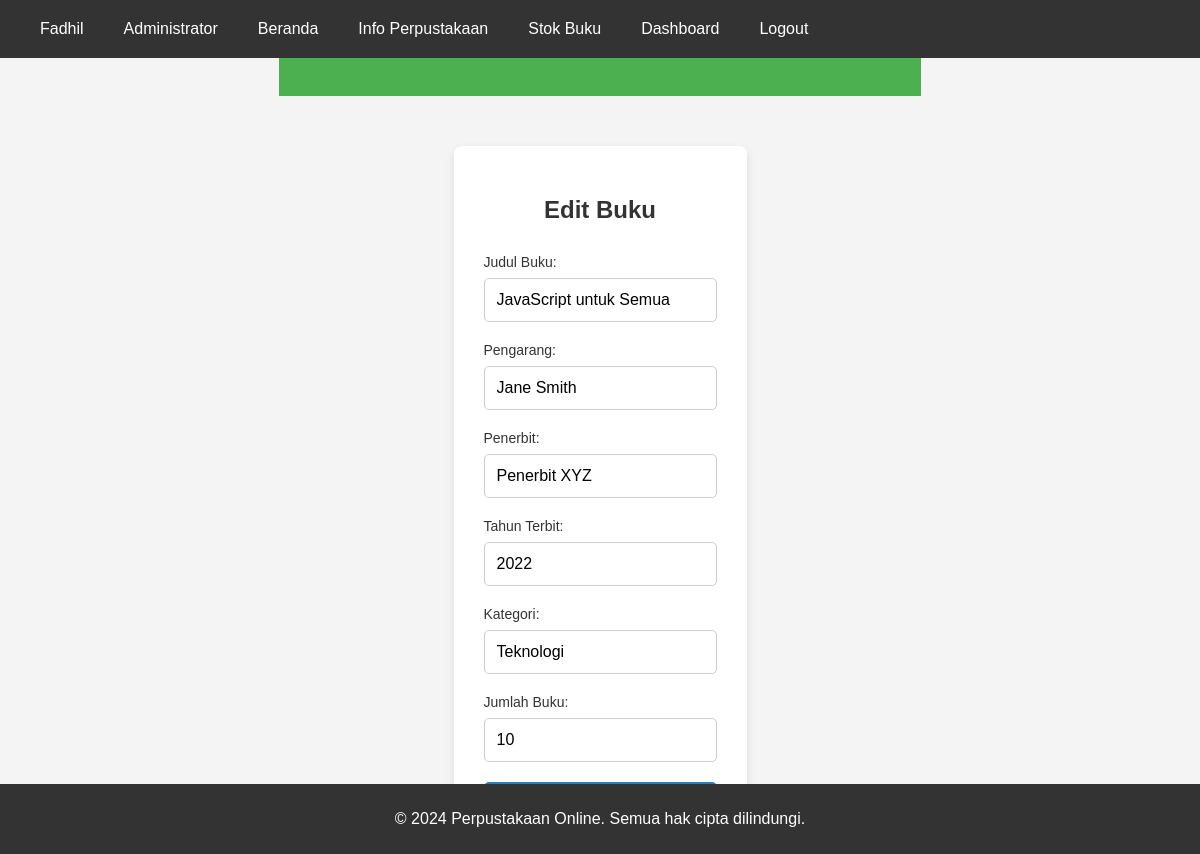
Page /edit_book.php?id_buku=2 (signed in) on the committed database.
### tables this page shows
CREATE TABLE `buku` (
  `id_buku` int(11) NOT NULL,
  `judul` varchar(255) NOT NULL,
  `pengarang` varchar(255) NOT NULL,
  `penerbit` varchar(255) NOT NULL,
  `tahun_terbit` int(4) NOT NULL,
  `kategori` varchar(255) NOT NULL DEFAULT 'Default Kategori',
  `jumlah` int(11) NOT NULL DEFAULT 0
);

### edit_book.php (the view, shortened to what this page needs)
<?php
include 'includes/db.php';
include 'includes/header.php';
if (isset($_GET['id_buku'])) {
    $id_buku = $_GET['id_buku'];
    $sql = "SELECT * FROM buku WHERE id_buku = ?";
    $stmt = $conn->prepare($sql);
    $stmt->bind_param("i", $id_buku);
    $stmt->execute();
    $result = $stmt->get_result();
    if ($result->num_rows > 0) {
        $book = $result->fetch_assoc();
    } else {
        die("Buku tidak ditemukan.");
    }
} else {
    die("ID Buku tidak ditemukan.");
}
?>
<!DOCTYPE html>
<html lang="id">
<head>
    <link rel="stylesheet" href="css/styles.css">
</head>
<body>
    <div class="edit-book">
        <h2>Edit Buku</h2>
        <form method="POST">
            <div class="input-group">
                <label for="judul">Judul Buku:</label>
                <input type="text" name="judul" id="judul" value="<?php echo htmlspecialchars($book['judul']); ?>" required>
            </div>
            <div class="input-group">
                <label for="pengarang">Pengarang:</label>
                <input type="text" name="pengarang" id="pengarang" value="<?php echo htmlspecialchars($book['pengarang']); ?>" required>
            </div>
            <div class="input-group">
                <label for="penerbit">Penerbit:</label>
                <input type="text" name="penerbit" id="penerbit" value="<?php echo htmlspecialchars($book['penerbit']); ?>" required>
            </div>
            <div class="input-group">
                <label for="tahun_terbit">Tahun Terbit:</label>
                <input type="number" name="tahun_terbit" id="tahun_terbit" value="<?php echo htmlspecialchars($book['tahun_terbit']); ?>" required>
            </div>
            <div class="input-group">
                <label for="kategori">Kategori:</label>
                <input type="text" name="kategori" id="kategori" value="<?php echo htmlspecialchars($book['kategori']); ?>" required>
            </div>
            <div class="input-group">
                <label for="jumlah">Jumlah Buku:</label>
                <input type="number" name="jumlah" id="jumlah" value="<?php echo htmlspecialchars($book['jumlah']); ?>" required>
            </div>
            <button type="submit" name="update" class="btn-submit">Update Buku</button>
        </form>
    </div>
    <?php include 'includes/footer.php'; ?>
</body>
</html>

### css/styles.css (style rules this page uses)
body { font-family: 'Arial', sans-serif; margin: 0; padding: 0; background-color: #f4f4f4; display: flex; flex-direction: column; height: 100vh; }
body { font-family: 'Arial', sans-serif; margin: 0; padding: 0; background-color: #f4f4f4; display: flex; justify-content: center; align-items: center; min-height: 100vh; }
h2 { text-align: center; margin-bottom: 20px; color: #333; }
.input-group { margin-bottom: 15px; }
.input-group label { display: block; font-size: 14px; color: #333; margin-bottom: 8px; }
.input-group input { width: 100%; padding: 12px; font-size: 16px; border-radius: 5px; border: 1px solid #ccc; box-sizing: border-box; transition: border 0.3s ease; }
.btn-submit { width: 100%; padding: 12px; background-color: #2980b9; color: #fff; font-size: 16px; border: none; border-radius: 5px; cursor: pointer; transition: background-color 0.3s ease; }
.edit-book { max-width: 600px; margin: 50px auto; padding: 30px; background-color: #fff; border-radius: 8px; box-shadow: 0 4px 10px rgba(0, 0, 0, 0.1); }
.edit-book h2 { font-size: 24px; text-align: center; color: #333; margin-bottom: 30px; }
.input-group { margin-bottom: 20px; }
.btn-submit { width: 100%; padding: 12px; background-color: #2980b9; color: white; font-size: 16px; border: none; border-radius: 5px; cursor: pointer; transition: background-color 0.3s ease; }

### rows in the picture
buku: judul "JavaScript untuk Semua", pengarang "Jane Smith", penerbit "Penerbit XYZ", tahun_terbit "2022", kategori "Teknologi", jumlah "10"

### other values in the picture
$_SESSION['name'] "Fadhil"
